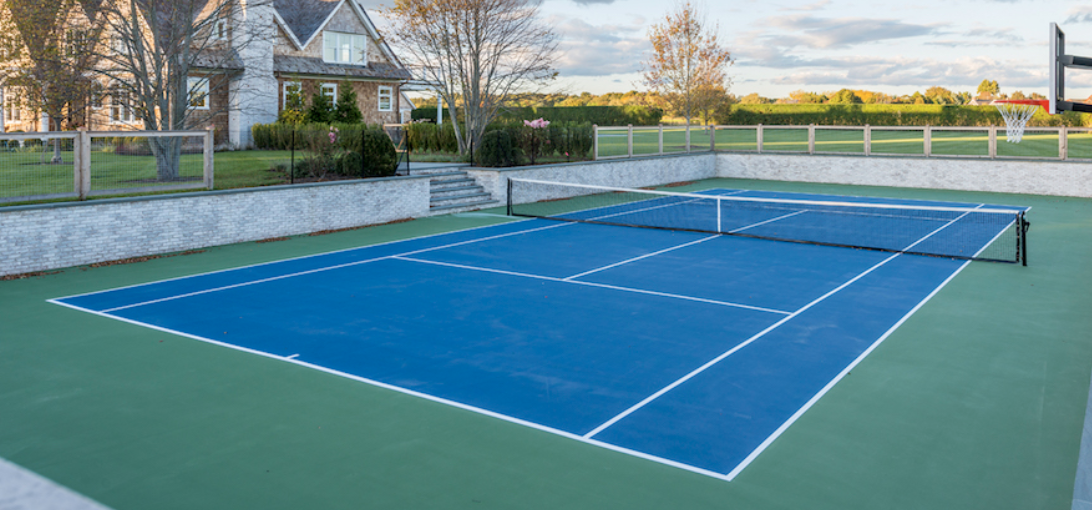
#> input picture SharedData/FindCourtTest1.png, 1092 x 510 px
$ python -i FindBall.py   (imports and definitions only)   (Python 2 division)   (older library calls are emulated)
#> lines starting #> are read from the running program, lines starting #| are printed output that depends on the picture; after the words box and inside, x2 and y2 are one past the last pixel; in counts of white or black regions, pixels touching at a corner belong together
#> further down, picture is the input picture: shape (510, 1092, 3); mean B, G, R 145.9, 135.9, 96
# script to take a video file and recognize balls
# for now only ball candidates, but utlimately only moving balls

# import video reader class. File in same folder (src)
from VideoReader import VideoReader
# still need opencv for other image processing stuff
import cv2

# need numpy
import numpy as np

# for useability interface/ user input to quit display
import sys

class BallFinder(object):
    def __init__(self):
        # hsv in opencv: h [0,179], s [0,255], v [0,255]
        # self.ballColHsv = np.array([int(44), int(115), int(240)])
        self.ballColHsv = np.array([int(44), 127, int(230)])
        # far away balls have very small saturation levels
        satThresh = 127;
        valThresh = 25;
        hueThresh = 40;
        self.lowerCol = np.array([self.ballColHsv[0]-hueThresh, 0, 220])
        self.upperCol = np.array([self.ballColHsv[0]+hueThresh, 255, 255])
        # centroid of found ball in motion for tracking
        self.ballPixelLoc = [0,0]
        # maybe we should try like kalman filtering this or something?

    # returns the binary frame difference between frames 1 and 2
    # use to locate the ball initially where frame2 for background subtraction
    # set withFilt to False if don't want to perform opening to get rid of noise
        # if ball is far away it is very small and
        # may be smaller than noise in foreground
    # [49 lines left out: functions hsvDiff, rgbDiff, not called in this run]

    # returns the binary frame filtered in HSV space where filtered for ball color
    def hsvFilt(self, frame, withFilt=True):
#> called with withFilt = True
        hsvFrame = cv2.cvtColor(frame, cv2.COLOR_BGR2HSV)
#> hsvFrame: shape (510, 1092, 3); mean H, S, V 83.7, 108.7, 155.6
        ballFrame = cv2.inRange(hsvFrame, self.lowerCol, self.upperCol)
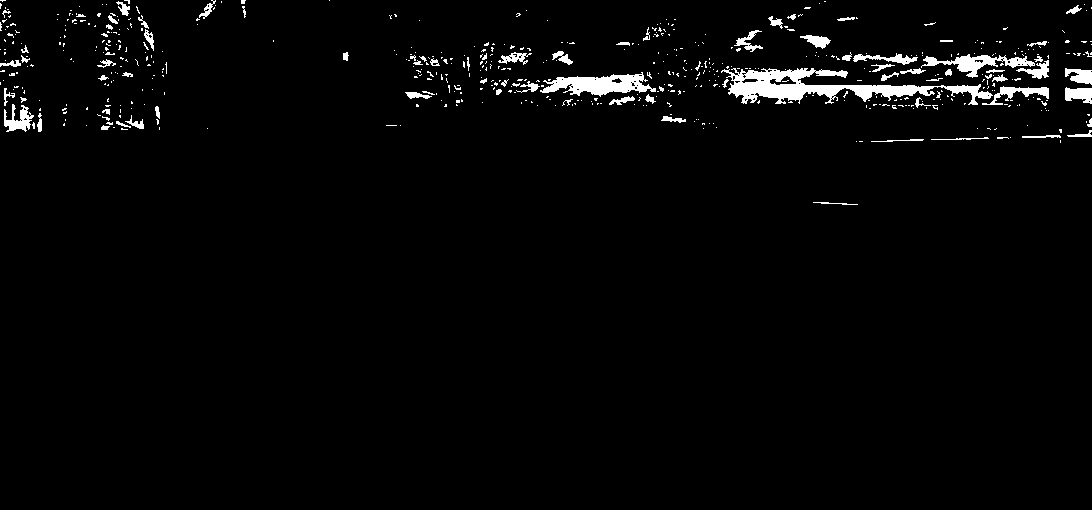
#> ballFrame: shape (510, 1092); 2.6% white; 565 white regions (486 under 20 px), largest, box (x1, y1, x2, y2) and area: (721, 68, 993, 105) 3757, (540, 72, 656, 97) 1509, (921, 54, 1035, 78) 931
        if withFilt:
            se = cv2.getStructuringElement(cv2.MORPH_ELLIPSE,(3,3))
            frameBallFilt = cv2.morphologyEx(ballFrame, cv2.MORPH_OPEN, se)
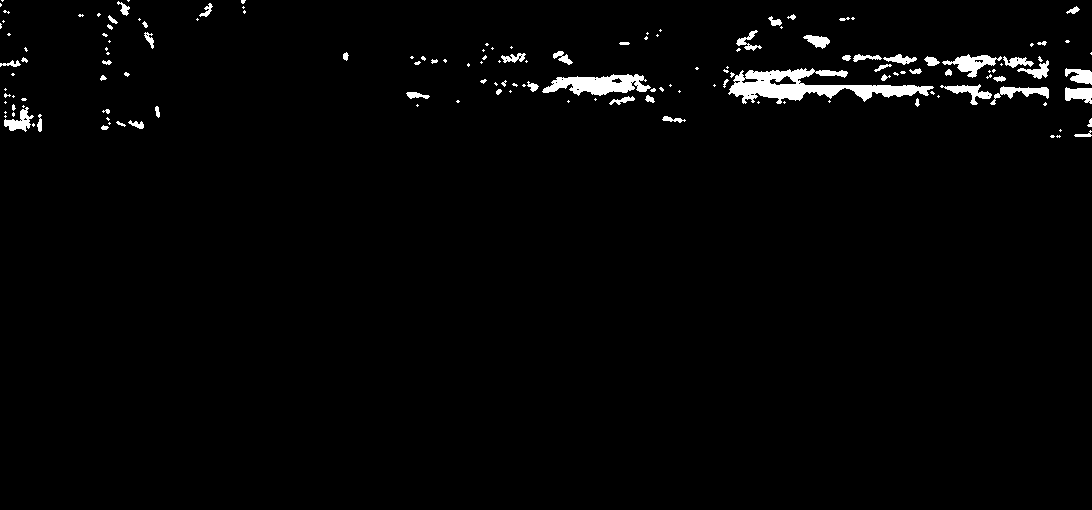
#> frameBallFilt: shape (510, 1092); 2% white; 149 white regions (92 under 20 px), largest, box (x1, y1, x2, y2) and area: (728, 68, 934, 104) 3135, (542, 74, 651, 96) 1417, (942, 54, 1002, 78) 571
            return frameBallFilt
        else:
            return ballFrame

    # GetCornernessMask(frame, thresh, dilateSz)
    #    frame: RGB image
    #    thresh: lower threshold for corner to be registered
    #            set to 0.0 to register everything
    #            set to 1.0 to register nothing
    #    dilateSz: size to dilate the corners so they make a useful mask
    # [66 lines left out: functions GetCornernessMask, aveMask, calcBallCenter, drawBallOnFrame, not called in this run]

>>> import cv2
>>> picture = cv2.imread('../SharedData/FindCourtTest1.png')
>>> result = BallFinder().hsvFilt(picture)

$ run again, on SharedData/FindCourtTest2.png
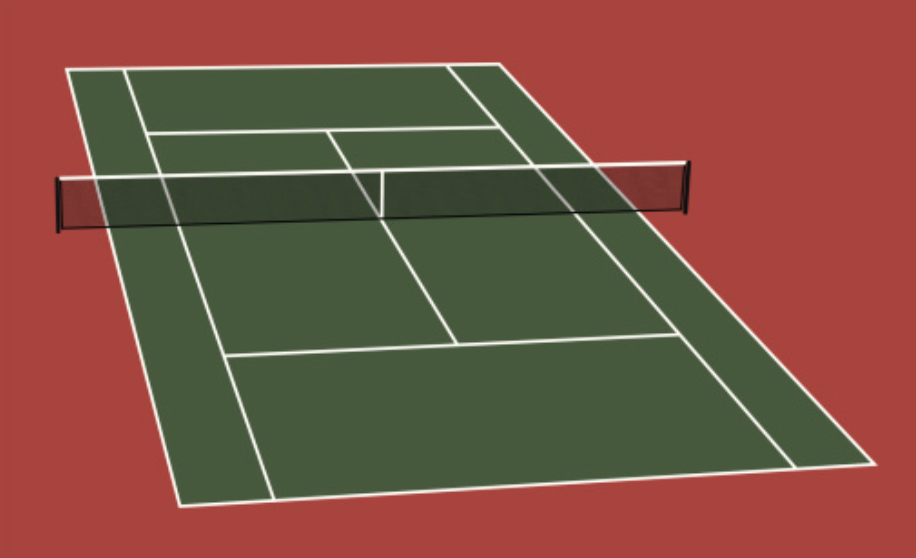
#> input picture SharedData/FindCourtTest2.png, 916 x 558 px
#> picture is the input picture: shape (558, 916, 3); mean B, G, R 65.7, 81.6, 125.5
#> hsvFrame: shape (558, 916, 3); mean H, S, V 24, 119, 133.1
#> in hsvFilt, `ballFrame = cv2.inRange(hsvFrame, self.lowerCol, self.upperCol)`:
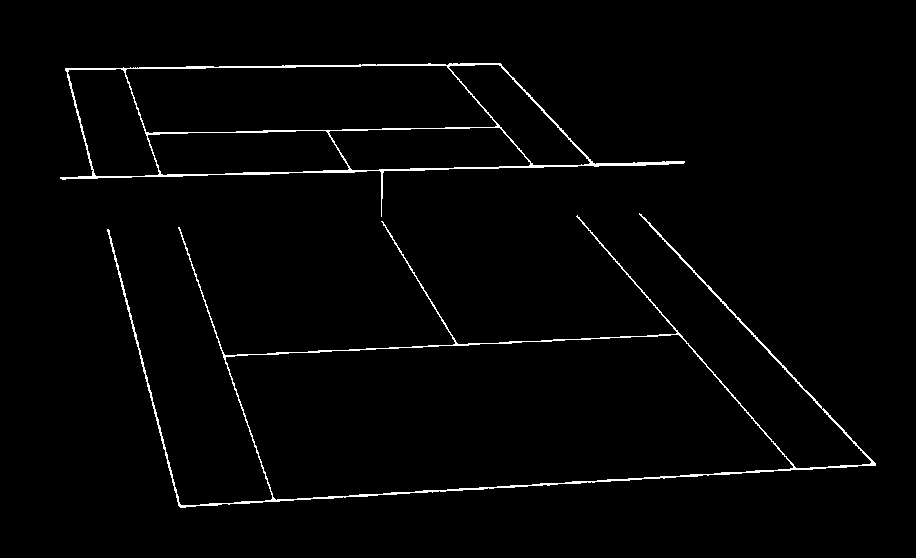
#> ballFrame: shape (558, 916); 1.7% white in thin lines or dots, all inside (x1, y1, x2, y2) = (60, 63, 876, 508)
#> in hsvFilt, `frameBallFilt = cv2.morphologyEx(ballFrame, cv2.MORPH_OPEN, se)`:
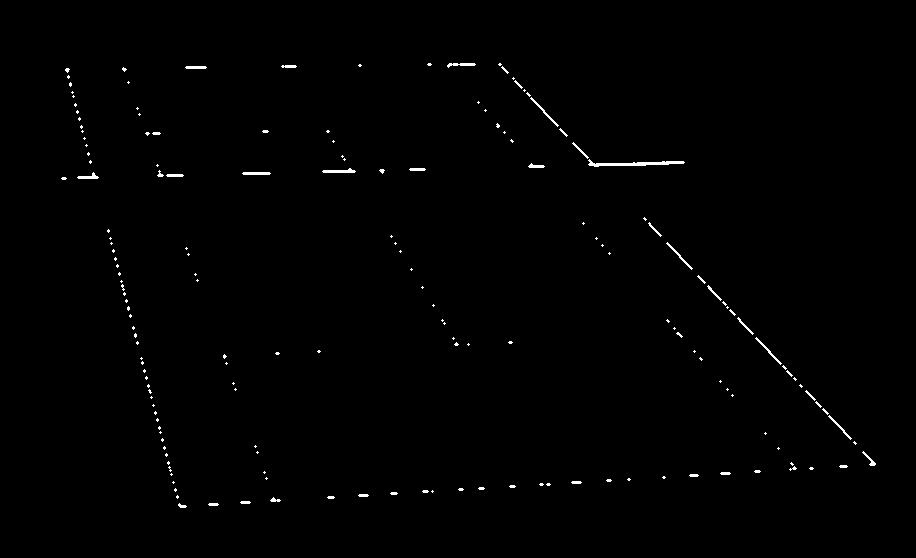
#> frameBallFilt: shape (558, 916); 0.6% white in thin lines or dots, all inside (x1, y1, x2, y2) = (61, 63, 876, 508)

$ run again, on SharedData/FindCourtTest3.png
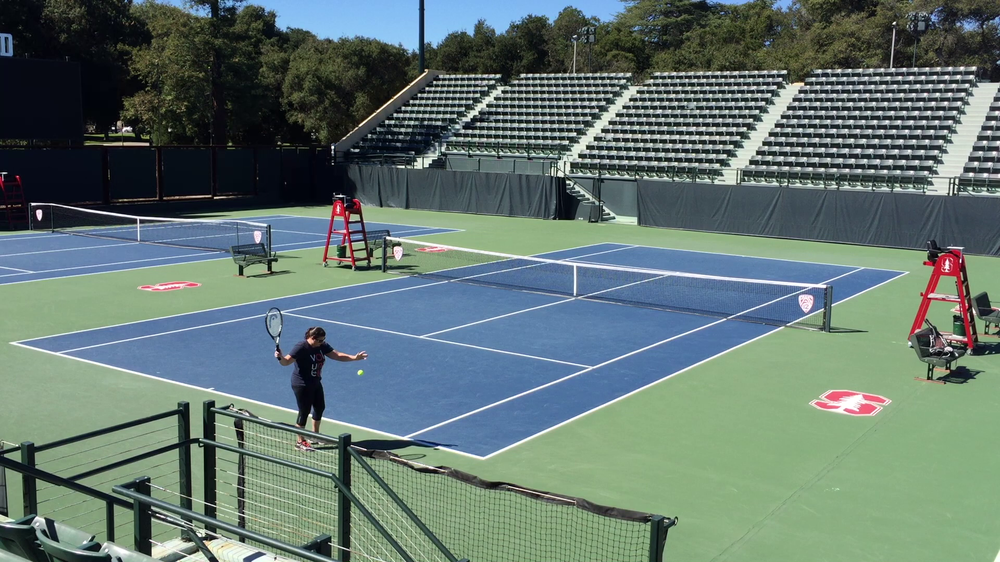
#> input picture SharedData/FindCourtTest3.png, 1000 x 562 px, shrunk from 1920 x 1080 before the run
#> picture is the input picture: shape (562, 1000, 3); mean B, G, R 112.7, 118.3, 99.2
#> hsvFrame: shape (562, 1000, 3); mean H, S, V 77.3, 78.6, 128.9
#> in hsvFilt, `ballFrame = cv2.inRange(hsvFrame, self.lowerCol, self.upperCol)`:
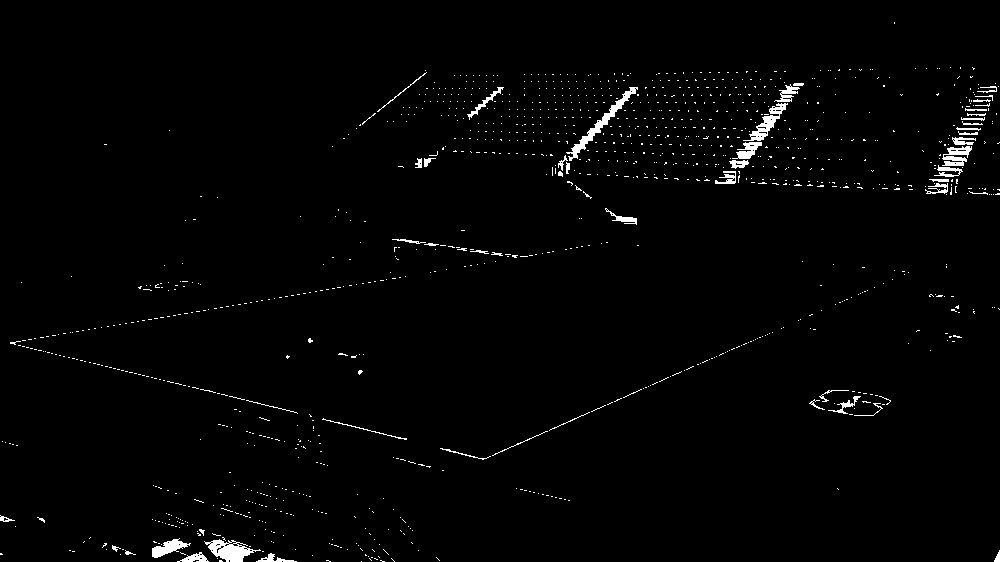
#> ballFrame: shape (562, 1000); 1.5% white; 1204 white regions (1150 under 20 px), largest, box (x1, y1, x2, y2) and area: (566, 87, 638, 161) 680, (204, 539, 261, 562) 641, (743, 103, 788, 141) 469
#> in hsvFilt, `frameBallFilt = cv2.morphologyEx(ballFrame, cv2.MORPH_OPEN, se)`:
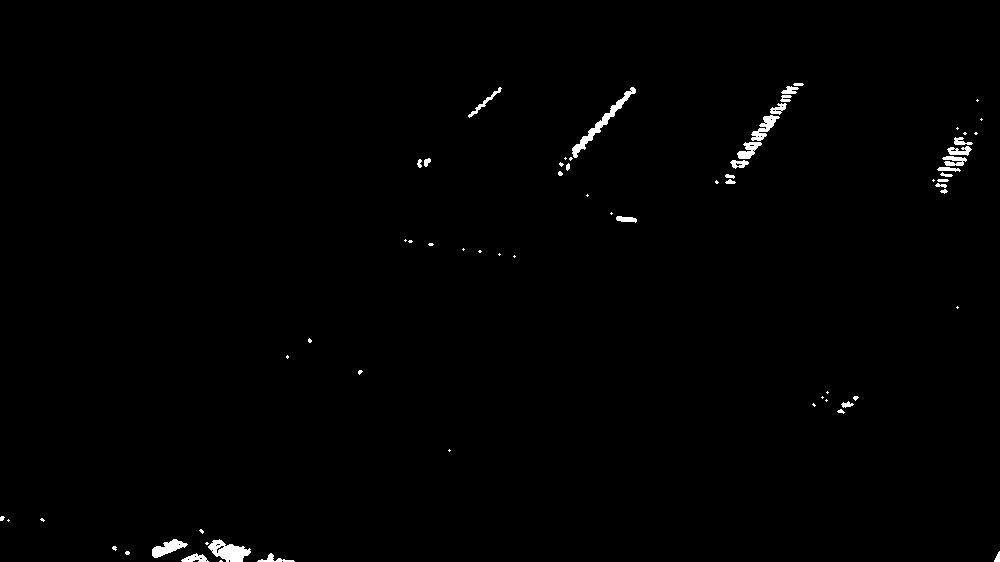
#> frameBallFilt: shape (562, 1000); 0.74% white; 68 white regions (38 under 20 px), largest, box (x1, y1, x2, y2) and area: (572, 87, 636, 158) 601, (208, 539, 251, 562) 558, (152, 539, 188, 558) 333
